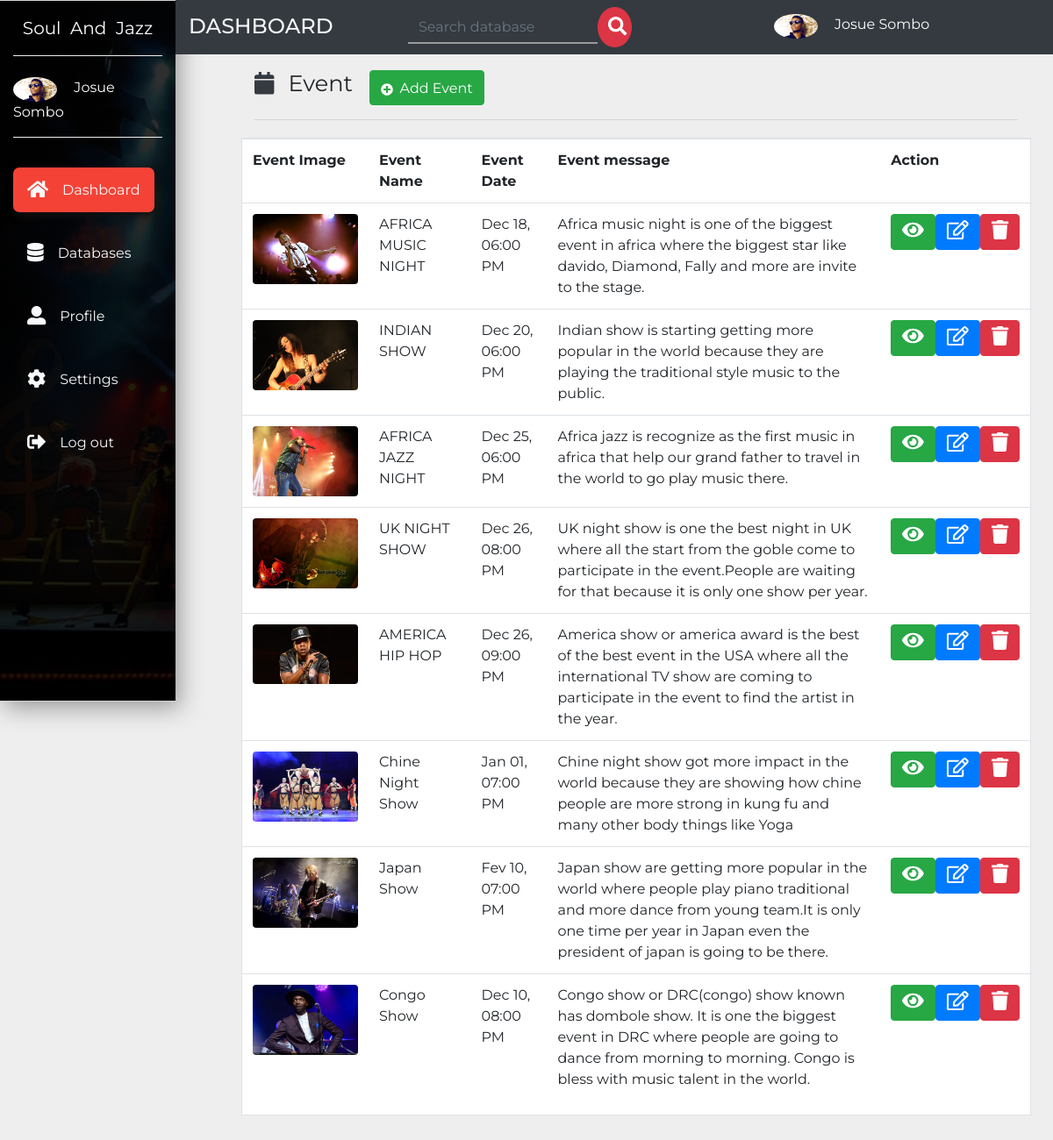
The page /admin/event/index.php on the database its author committed.
### tables this page shows
CREATE TABLE `user` (
  `id` int(11) NOT NULL AUTO_INCREMENT,
  `name` varchar(20) NOT NULL,
  `email` varchar(20) NOT NULL,
  `password` varchar(20) NOT NULL,
  `address` varchar(200) NOT NULL,
  `language` varchar(20) NOT NULL,
  `avatar` varchar(255) NOT NULL,
  `privilege` varchar(10) DEFAULT NULL,
  PRIMARY KEY (`id`)
);

CREATE TABLE `event` (
  `id` int(11) NOT NULL AUTO_INCREMENT,
  `event_img` varchar(255) NOT NULL,
  `event_name` varchar(20) NOT NULL,
  `event_date` varchar(20) NOT NULL,
  `event_msg` text NOT NULL,
  PRIMARY KEY (`id`),
  UNIQUE KEY `event_img` (`event_img`)
);

### admin/db-conf.php (called while the page is built, shortened)
<?php
$con = mysqli_connect('localhost','josue','josue','blog');
$id_loginuser = $_SESSION['user'];
$sql = "SELECT * from user where id='$id_loginuser'";
$result = mysqli_query($con,$sql);
while($row = mysqli_fetch_assoc($result))
{
$name = $row['name'];
$avatar = $row['avatar'];
}
?>

### admin/event/index.php (the view, shortened to what this page needs)
<?php include_once('../db-conf.php');?>
<!DOCTYPE html>
<html lang="en">
  <head>
    <link rel="stylesheet" href="https://stackpath.bootstrapcdn.com/bootstrap/4.3.1/css/bootstrap.min.css">
    <link href="../../css/all.css" rel="stylesheet">
    <link rel="stylesheet" href="../../css/master.css">
  </head>
  <body>
  <nav class="navbar navbar-expand-md navbar-dark small">
  <div class="collapse navbar-collapse" id="navbarNavDropdown">
    <div class="container-fluid">
      <div class="row">
         <div class="col-lg-2 col-md-2 sidebar fixed-top">
         <a class="navbar-brand text-white d-block mx-auto text-center py-3 mb-4 botton-brand" href="../header.php">Soul &nbsp;And &nbsp;Jazz</a>
         <div class="botton-brand pb-3 mb-5">
           <img src="<?php echo "../".$avatar;?>" class="rounded-circle mr-3" width="50" alt="image">
           <a href="../header.php" class="text-white small-link"><?php echo $name;?></a>
         </div>
         <ul class="navbar-nav flex-column mt-4">
           <li class="navbar-item mb-5 mt-xs-2"><a href="../header.php" class="navbar-link text-light p-3 sidebar-link current"><i class="fa fa-home text-light fa-lg mr-3"></i>Dashboard</a></li>
           <li class="navbar-item mb-5"><a href="../database.php" class="navbar-link text-light p-3 sidebar-link"><i class="fas fa-database text-light fa-lg mr-3"></i>Databases</a></li>
           <li class="navbar-item mb-5"><a href="../profile.php" class="navbar-link text-light p-3 sidebar-link"><i class="fas fa-user-alt text-light fa-lg mr-3"></i>Profile</a></li>
           <li class="navbar-item mb-5"><a href="../setting.php" class="navbar-link text-light p-3 sidebar-link"><i class="fas fa-cog text-light fa-lg mr-3"></i>Settings</a></li>
           <li class="navbar-item mb-5"><a href="../logout.php" data-toggle="modal" data-target="#logout" class="navbar-link text-light p-3 sidebar-link"><i class="fas fa-sign-out-alt text-light fa-lg mr-3"></i>Log out</a></li>
         </ul>
         </div>
         <div class="col-lg-10 col-md-10 rightbar bg-dark ml-auto fixed-top py-2">
           <div class="row">
             <div class="col-md-3">
              <h4 class="text-uppercase text-light mb-0 pt-2">Dashboard</h4>
             </div>
             <div class="col-md-5 small-hide">
              <form method="post" action="../search.php" class="form-inline mb-0">
                <input type="search" name="search" id="search" placeholder="Search database" class="form-control search-bar">
                <button class="btn btn-danger search-button"><i class="fas fa-search fa-lg" style="margin-left: -5px;"></i></button>
              </form>
             </div>
             <div class="col-md-4 pt-2 small-hide">
               <img src="<?php echo "../".$avatar;?>" class="rounded-circle mr-3" width="50" alt="image">
               <a href="" class="text-white"><?php echo $name;?></a>
             </div>
           </div>
         </div>
      </div>
    </div>
  </div>
</nav>
<div class="container-fluid">
  <div class="row">
    <div class="col-lg-9 ml-auto " id="left-side">
      <div class="row pt-5 mt-3 mb-5">
        <div class="col-sm-12 mb-1">
          <h3 class="display-4 mt-auto" style="width:15%;font-size: 1.6rem;float: left;"><i class="fas fa-calendar text-light fa-1x mr-3 text-dark mr-3"></i><strong class="pt-5">Event</strong></h3> <a href="" class="btn btn-success" data-toggle="modal" data-target="#eventadd"><i class="fas fa-plus-circle pr-2 icon"></i>Add Event</a>
        <hr>
        </div>
        <div class="bg-white border">
          <table class="table table-hover">
            <tr>
              <th>Event Image</th>
              <th>Event Name</th>
              <th>Event Date</th>
              <th>Event message</th>
              <th>Action</th>
            </tr>
          <?php
          $sql = 'SELECT * FROM event';
          $result = mysqli_query($con,$sql);
          while($row = mysqli_fetch_assoc($result)){?>
            <tr>
              <td><img src="<?php echo "../../".$row['event_img'];?>" alt="image" class="img-fuid rounded" width="120"></td>
              <td><?php echo $row['event_name'];?></td>
              <td><?php echo $row['event_date'];?></td>
              <td><?php echo $row['event_msg'];?></td>
              <td>
                <div style="display: flex;">
                <a href="view.php?view=<?php echo $row['id'];?>" class="btn btn-success text-white small-cus"><i class="fas fa-eye text-white pt-0 icon"></i></a>
                <a href="edit.php?edit=<?php echo $row['id'];?>" class="btn btn-primary small-cus"><i class="far fa-edit icon pt-0"></i></a>
                <a href="index.php?delete=<?php echo $row['id'];?>" class="btn btn-danger small-cus"><i class="fas fa-trash  icon pt-0"></i></a>
                </div>
              </td>
            </tr>
          <?php }?>
          </table>
        </div>
    </div>
  </div>
</div>
</div>
  </body>
</html>

### css/all.css (style rules this page uses)
.fa-lg { font-size: 1.33333em; line-height: 0.75em; vertical-align: -.0667em; }
.fa-1x { font-size: 1em; }
.fa-calendar:before { content: "\f133"; }
.fa-cog:before { content: "\f013"; }
.fa-database:before { content: "\f1c0"; }
.fa-edit:before { content: "\f044"; }
.fa-eye:before { content: "\f06e"; }
.fa-home:before { content: "\f015"; }
.fa-plus-circle:before { content: "\f055"; }
.fa-search:before { content: "\f002"; }
.fa-sign-out-alt:before { content: "\f2f5"; }
.fa-trash:before { content: "\f1f8"; }
.fa-user-alt:before { content: "\f406"; }

### css/master.css (style rules this page uses)
body { font-family: 'Montserrat', sans-serif; background: #eee; }
#left-side { position: absolute; left: 275px; }
ul li,a { font-size: 1rem; }
.current { background: #f44336; border-radius: 7px; box-shadow: 2px 5px 10px #111; transition: all .3s; }
.search-bar { background: transparent; border: none; border-radius:0; border-bottom: 2px solid #999; }
.search-button { width: 10%; border-radius: 50%; padding: 10px 16px; }
.sidebar { border-top:1px solid lightgray; background: linear-gradient(rgba(0,0,0,.8),rgba(0,0,0,.9)), url('../img/news.jpg'); background-size: cover; background-repeat: no-repeat; height: 100vh; border-bottom: 1px solid lightgray; box-sizing: border-box; box-shadow: 5px 7px 25px #999; }
.botton-brand { border-bottom: 1px groove #eee; }
.sidebar-link { transition: all .4s; }
.icon { font-size: 22px; padding-top: 8px; }

### rows shown on the page
user: avatar (picture), name "Josue Sombo"
event: event_img (picture), event_name "AFRICA MUSIC NIGHT", event_date "Dec 18, 06:00 PM", event_msg "Africa music night is one of the biggest event in africa where the biggest star like davido, Diamond, Fally and more are invite to the stage."
event: event_img (picture), event_name "INDIAN SHOW", event_date "Dec 20, 06:00 PM", event_msg "Indian show is starting getting more popular in the world because they are playing the traditional style music to the public."
event: event_img (picture), event_name "AFRICA JAZZ NIGHT", event_date "Dec 25, 06:00 PM", event_msg "Africa jazz is recognize as the first music in africa that help our grand father to travel in the world to go play music there."
event: event_img (picture), event_name "UK NIGHT SHOW", event_date "Dec 26, 08:00 PM", event_msg "UK night show is one the best night in UK where all the start from the goble come to participate in the event.People are waiting for that because it is only one show per year."
event: event_img (picture), event_name "AMERICA HIP HOP", event_date "Dec 26, 09:00 PM", event_msg "America show or america award is the best of the best event in the USA where all the international TV show are coming to participate in the event to find the artist in the year."
event: event_img (picture), event_name "Chine Night Show", event_date "Jan 01, 07:00 PM", event_msg "Chine night show got more impact in the world because they are showing how chine people are more strong in kung fu and many other body things like Yoga"
event: event_img (picture), event_name "Japan Show", event_date "Fev 10, 07:00 PM", event_msg "Japan show are getting more popular in the world where people play piano traditional and more dance from young team.It is only one time per year in Japan even the president of japan is going to be there."
event: event_img (picture), event_name "Congo Show", event_date "Dec 10, 08:00 PM", event_msg "Congo show or DRC(congo) show known has dombole show. It is one the biggest event in DRC where people are going to dance from morning to morning. Congo is bless with music talent in the world."
